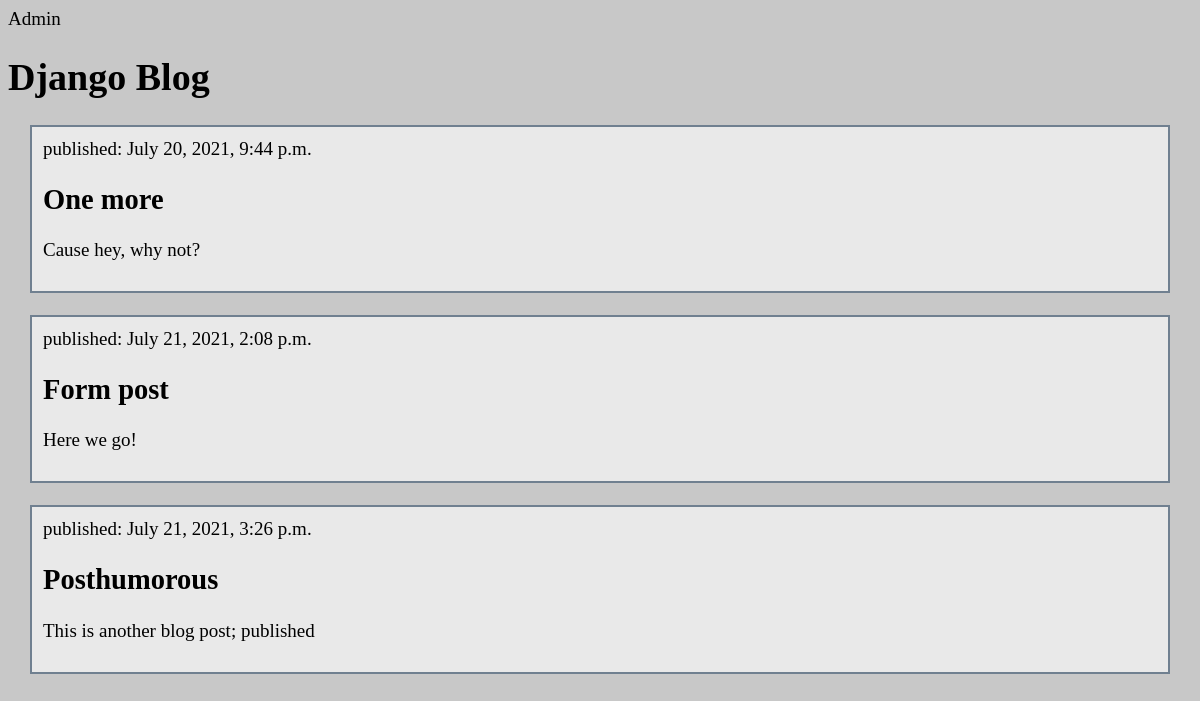
The page / on the database its author committed.
### blog/models.py (models this page shows, shortened)
class Post(models.Model):
    author = models.ForeignKey(
        settings.AUTH_USER_MODEL, on_delete=models.CASCADE)
    title = models.CharField(max_length=200)
    text = models.TextField()
    created_date = models.DateTimeField(default=timezone.now)
    published_date = models.DateTimeField(blank=True, null=True)

### blog/views.py (the view)
# urls.py: path('', views.post_list, name='post_list'),
def post_list(request):
    posts = Post.objects.filter(published_date__lte=timezone.now()
                                ).order_by('published_date')
    return render(request, 'blog/post_list.html', {'posts': posts})

### blog/templates/blog/post_list.html
{% extends 'blog/base.html' %}
{% block content %}
  {% for post in posts %}
    <article style="border: 2px solid slategray; margin: 22px; padding: 11px; background: rgba(255,255,255,0.6);">
      <time>published: {{ post.published_date }}</time>
      <h2><a href="{% url 'post_detail' pk=post.pk %}">{{ post.title }}</a></h2>
      <p>{{ post.text|linebreaksbr }}</p>
    </article>
  {% endfor %}
{% endblock %}

### blog/static/css/blog.css (style rules this page uses)
:root { box-sizing: border-box; margin: 0; padding: 0; font-size: 20px; }
a { text-decoration: none; color: unset; }
body { background: rgb(200, 200, 200); font-size: 0.95rem; }
article { border: 2px solid slategray; margin: 22px; padding: 11px; background: rgba(255, 255, 255, 0.6); }

### rows shown on the page
Post: published_date "July 20, 2021, 9:44 p.m.", title "One more", text "Cause hey, why not?"
Post: published_date "July 21, 2021, 2:08 p.m.", title "Form post", text "Here we go!"
Post: published_date "July 21, 2021, 3:26 p.m.", title "Posthumorous", text "This is another blog post; published"
